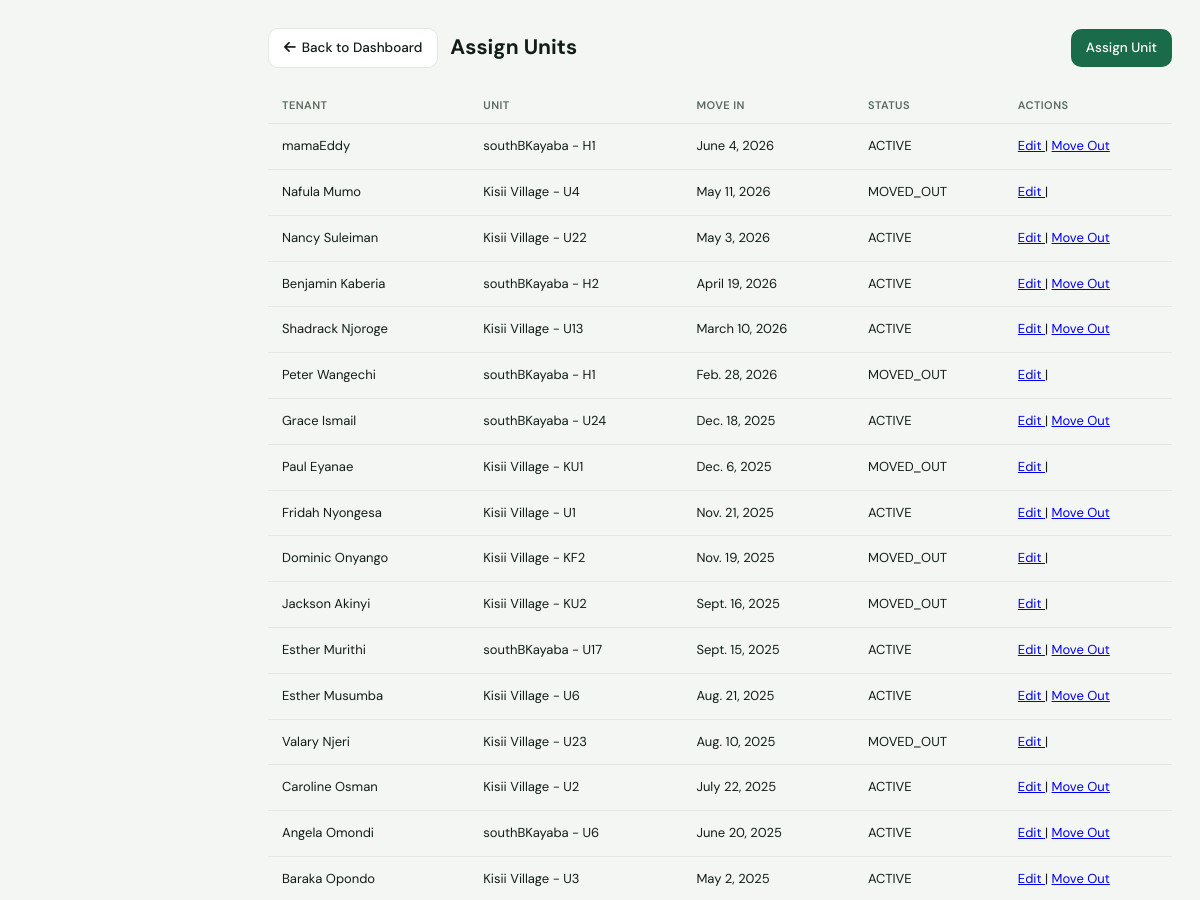
The page /tenants/tenancies/ (upper part) on the database as committed earlier.
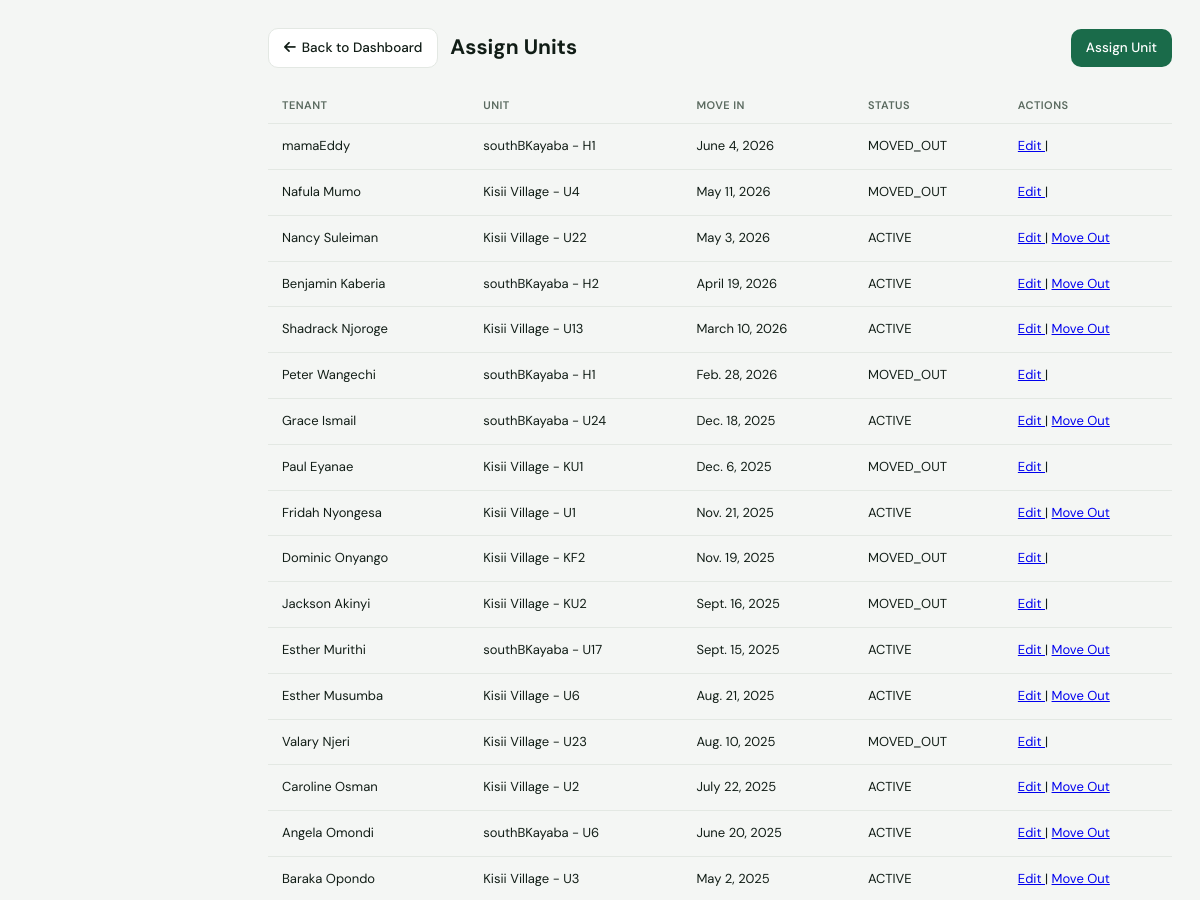
The same page on the database as committed later.
### tenants/models.py (models this page shows, shortened)
class Tenancy(models.Model):
    ACTIVE = 'ACTIVE'
    MOVED_OUT = 'MOVED_OUT'
    STATUS_CHOICES = (
        (ACTIVE, 'Active'),
        (MOVED_OUT, 'Moved Out'),
    )
    status = models.CharField(max_length=20, choices=STATUS_CHOICES, default=ACTIVE, db_index=True)
    unit = models.ForeignKey(Unit, on_delete=models.PROTECT, related_name='tenancies_by_unit')
    tenant = models.ForeignKey(Tenant, on_delete=models.PROTECT, related_name='tenancies')
    move_in_date = models.DateField()
    move_out_date = models.DateField(null=True, blank=True)
    created_at = models.DateTimeField(auto_now_add=True)
    updated_at = models.DateTimeField(auto_now=True)
    class Meta:
        ordering = ['-move_in_date']

class Tenant(models.Model):
    full_name = models.CharField(max_length=50)
    phone_no = models.CharField(max_length=15, blank=False, unique=True)
    id_no = models.CharField(max_length=20, unique=True)
    emergency_no = models.CharField(max_length=15, null=True, blank=True)
    active = models.BooleanField(default=True)
    created_at = models.DateTimeField(auto_now_add=True)
    updated_at = models.DateTimeField(auto_now=True)
    class Meta:
        ordering = ['full_name']
    def __str__(self):
        return self.full_name

### properties/models.py (models this page shows, shortened)
class Unit(models.Model):
    VACANT = 'VACANT'
    RESERVED = 'RESERVED'
    OCCUPIED = 'OCCUPIED'
    STATUS_CHOICES = (
        (VACANT, 'Vacant'),
        (RESERVED, 'Reserved'),
        (OCCUPIED, 'Occupied'),
    )
    parent_property = models.ForeignKey(
        Property,
        on_delete=models.PROTECT,
        related_name='units'
    )
    unit_number = models.CharField(
        max_length=50,
    )
    monthly_rent = models.DecimalField(
        max_digits=12,
        decimal_places=2
    )
    status = models.CharField(
        max_length=20,
        choices=STATUS_CHOICES,
        default=VACANT
    )
    description = models.TextField(
        blank=True,
        null=True
    )
    active = models.BooleanField(
        default=True
    )
    created_at = models.DateTimeField(
        auto_now_add=True
    )
    updated_at = models.DateTimeField(
        auto_now=True
    )
    class Meta:
        ordering = ['parent_property', 'unit_number']
        unique_together = ('parent_property', 'unit_number')
    def __str__(self):
        return f"{self.parent_property.name} - {self.unit_number}"

class Property(models.Model):
    name = models.CharField(max_length=200)
    location = models.CharField(max_length=255)
    image = models.ImageField(
        upload_to='properties/',
        blank=True,
        null=True
    )
    description = models.TextField(
        blank=True,
        null=True
    )
    water_included = models.BooleanField(
        default=True
    )
    electricity_included = models.BooleanField(
        default=True
    )
    active = models.BooleanField(
        default=True
    )
    created_at = models.DateTimeField(
        auto_now_add=True
    )
    updated_at = models.DateTimeField(
        auto_now=True
    )
    class Meta:
        ordering = ['name']
        verbose_name = 'Property'
        verbose_name_plural = 'Properties'

### tenants/views.py (the view)
# urls.py: path('tenancies/', views.tenancy_list, name='tenancy_list'),
def tenancy_list(request):
    tenancies = Tenancy.objects.select_related('tenant', 'unit', 'unit__parent_property').all()
    return render(request, 'tenants/tenancy_list.html', {'tenancies': tenancies})

### templates/tenants/tenancy_list.html
{% extends 'base.html' %}
{% block content %}
<div class="page-header">
    <div style="display:flex; gap:12px; flex-wrap:wrap; align-items:center; justify-content:space-between; width:100%;">
        <div style="display:flex; align-items:center; gap:12px; flex-wrap:wrap;">
            <a href="{% url 'dashboard' %}" class="btn btn-secondary">
                <i class="fas fa-arrow-left"></i> Back to Dashboard
            </a>
            <h2 style="margin:0;">Assign Units</h2>
        </div>
        <a href="{% url 'tenancy_create' %}"
           class="btn btn-primary">
            Assign Unit
        </a>
    </div>
</div>
<table class="table">
    <thead>
        <tr>
            <th>Tenant</th>
            <th>Unit</th>
            <th>Move In</th>
            <th>Status</th>
            <th>Actions</th>
        </tr>
    </thead>
    <tbody>
        {% for tenancy in tenancies %}
        <tr>
            <td>{{ tenancy.tenant }}</td>
            <td>{{ tenancy.unit }}</td>
            <td>{{ tenancy.move_in_date }}</td>
            <td>{{ tenancy.status }}</td>
            <td>
                <a href="{% url 'tenancy_update' tenancy.id %}">
                    Edit
                </a>
                |
                {% if tenancy.status == 'ACTIVE' %}
                <a href="{% url 'tenancy_moved_out' tenancy.id %}">
                    Move Out
                </a>
                {% endif %}
            </td>
        </tr>
        {% endfor %}
    </tbody>
</table>
{% endblock %}

Rows that differ between the two databases and show on the page:
changed Tenancy "June 4, 2026": status "ACTIVE" → "MOVED_OUT"; no longer shows "Move Out"
